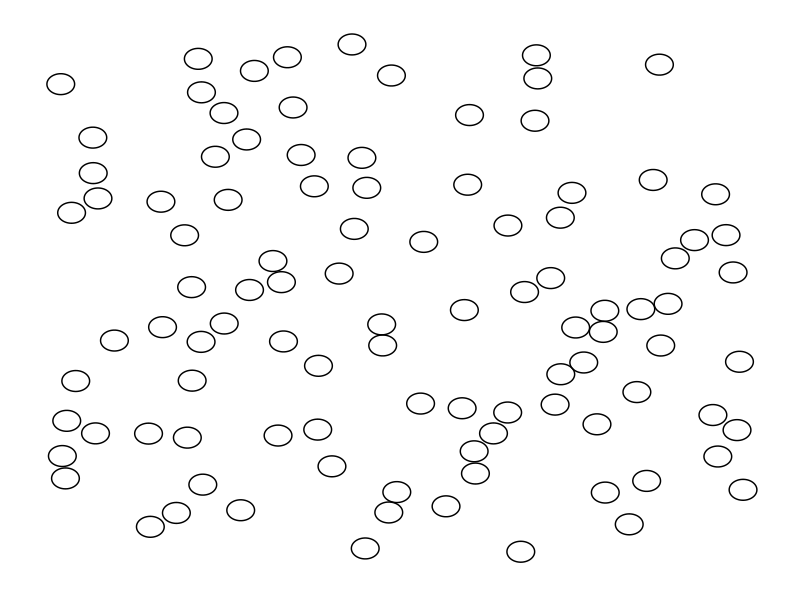
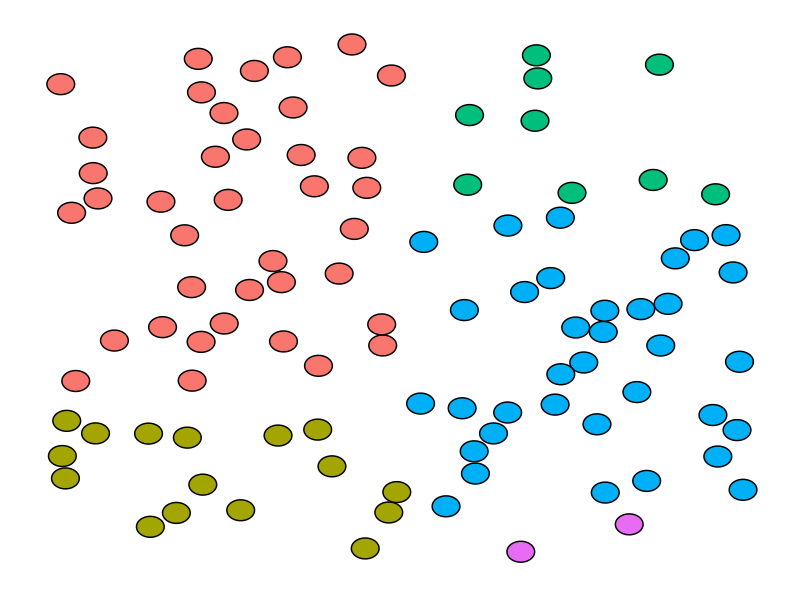
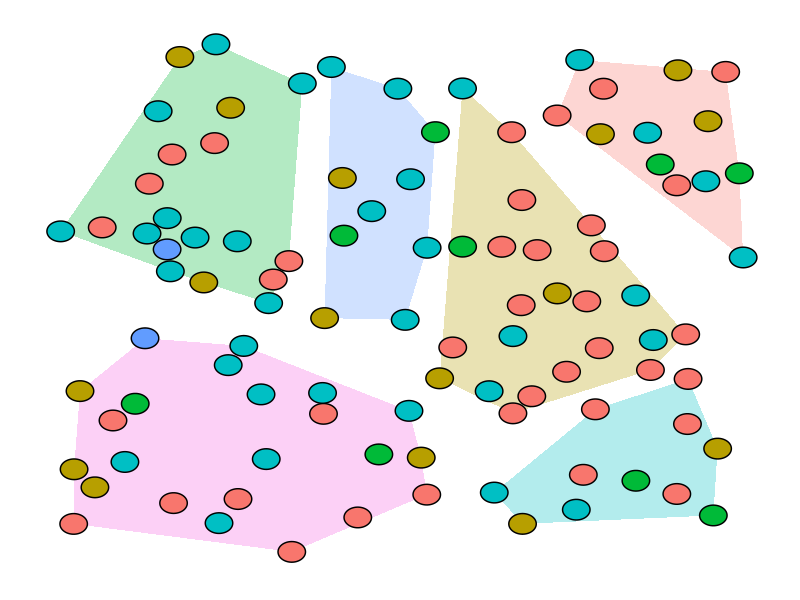
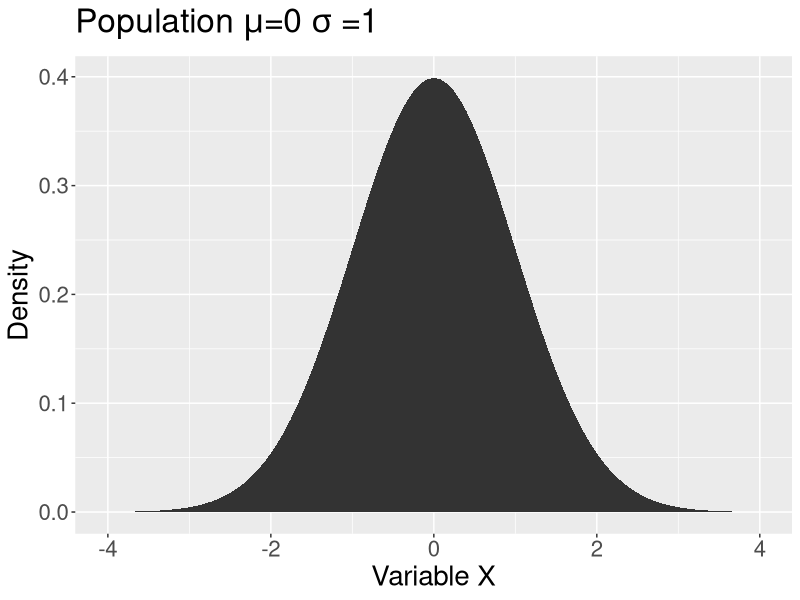
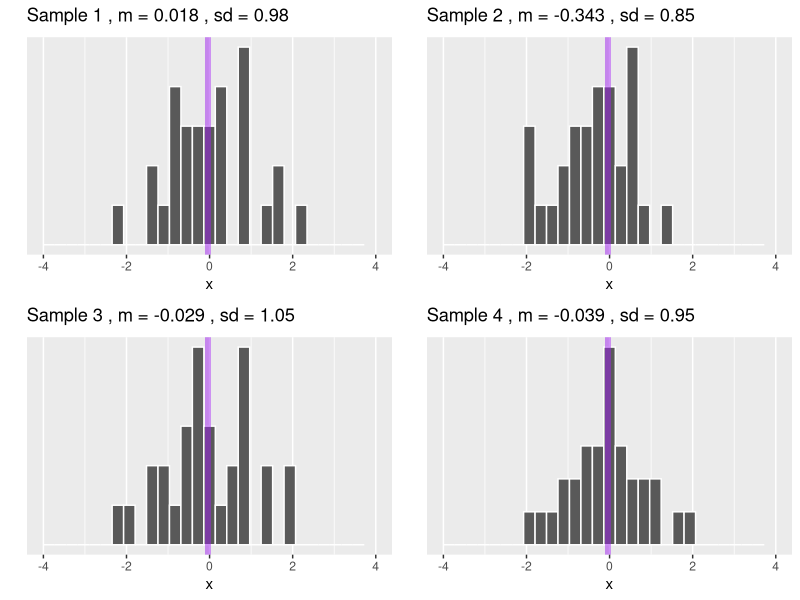
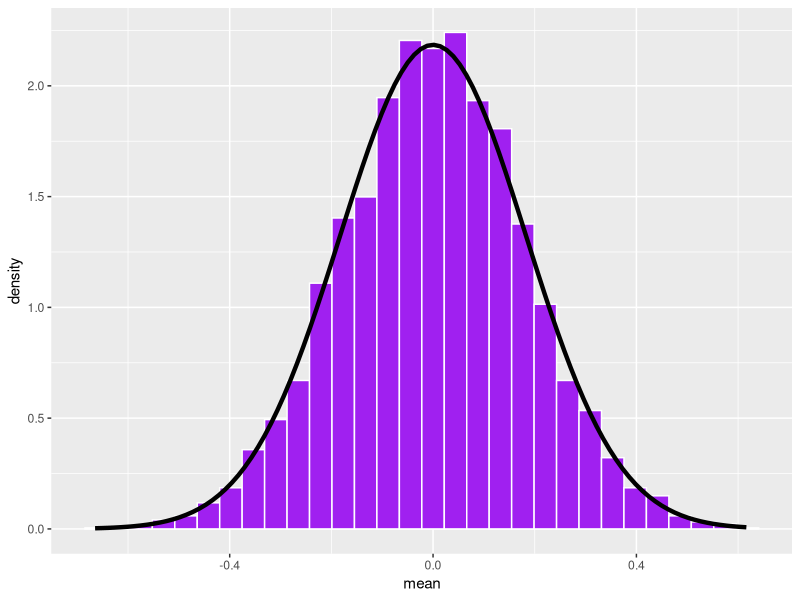
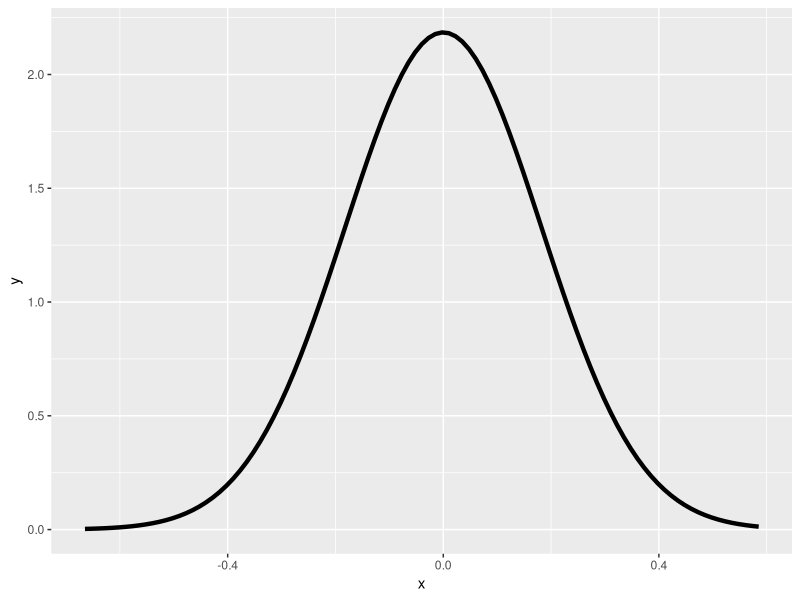
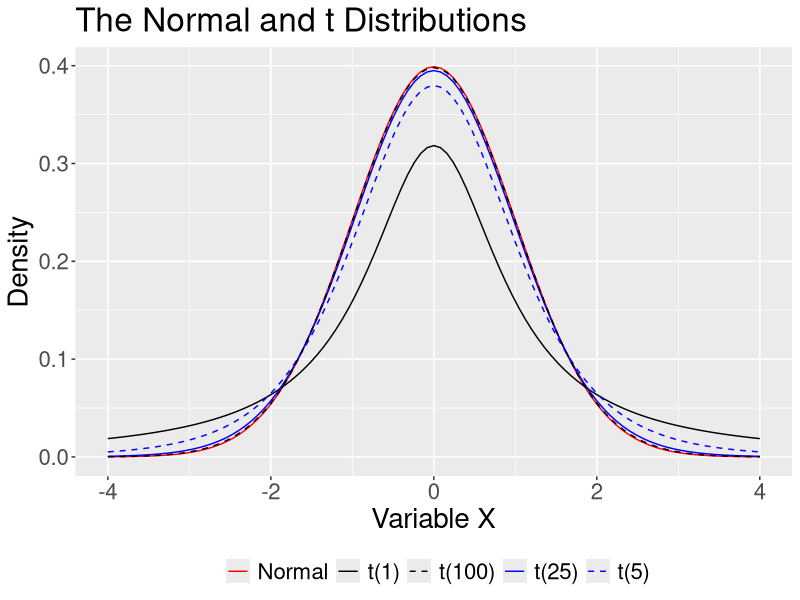

Generate these figures, in order, with R:
## ---- chunk 1
library(tidyverse) #plotting
library(ggforce) # for plotting circles

set.seed(102919)

n = 100 # how many circles
r = .02 # radius of circles
x = rep(0, n) # vectors to hold coordinates of the centers of circles
y = rep(0, n)

x[1] = runif(1) #random x for the first circle
y[1] = runif(1) # random y for the first circle

for(i in 2:n){ # for the rest of the circles
  overlap = 1 #set overlap to something that has a length greater than 0 (lots of stuff will work here)
  while(length(overlap > 0)){ # so long as overlap remains an object with nonzero length
    new.x = runif(1) # get a random x
    new.y = runif(1) # get a random y
    distance = sqrt((x[1:i-1] - new.x)^2 + (y[1:i-1] - new.y)^2) # calculate euclidean distance from all the points estimated before this one
    overlap = which(distance <= r*2) # how many of these circles have centers that are less than twice the length of the radius away from another center (i.e, how many existing circles will this one overlap with)
  }
  #once the number of overlaps is 0
  x[i] = new.x  # assign value of x to vector
  y[i] = new.y  # assign value of y to vector
}

#dataframe
circles = data.frame(x = x, y = y, r = r)
## ---- chunk 2
circles %>%
  ggplot() +
  geom_circle(aes(x0 = x, y0 = y, r = r)) +
  theme_no_axes() + theme(panel.border = element_blank())
## ---- chunk 3
color_circles  = circles %>%
  mutate(color = case_when(
    x < .5  & y > .3 ~ "1",
    x < .5 & y <= .3 ~ "2",
    x >= .5 & y > .7 ~ "3",
    x >= .5 & y <= .7 & y > .1 ~ "4",
    x >= .5 & y <= .1 ~ "5"))

tab_color = table(color_circles$color)
## ---- chunk 4
color_circles %>%
  ggplot() +
  geom_circle(aes(x0 = x, y0 = y, r = r, fill = color)) +
  guides(fill = FALSE) +
  theme_no_axes() + theme(panel.border = element_blank())
## ---- chunk 5
set.seed(1029191)

n = 100 # how many circles
r = .02 # radius of circles
x = rep(0, n) # vectors to hold coordinates of the centers of circles
y = rep(0, n)

x[1] = runif(1) #random x for the first circle
y[1] = runif(1) # random y for the first circle

for(i in 2:n){ # for the rest of the circles
  overlap = 1 #set overlap to something that has a length greater than 0 (lots of stuff will work here)
  while(length(overlap > 0)){ # so long as overlap remains an object with nonzero length
    new.x = runif(1) # get a random x
    new.y = runif(1) # get a random y
    distance = sqrt((x[1:i-1] - new.x)^2 + (y[1:i-1] - new.y)^2) # calculate euclidean distance from all the points estimated before this one
    overlap = which(distance <= r*2) # how many of these circles have centers that are less than twice the length of the radius away from another center (i.e, how many existing circles will this one overlap with)
  }
  #once the number of overlaps is 0
  x[i] = new.x  # assign value of x to vector
  y[i] = new.y  # assign value of y to vector
}

#dataframe
new_circles = data.frame(x = x, y = y, r = r)
new_circles$color = c(rep("1", tab_color["1"]),
                     rep("2", tab_color["2"]),
                     rep("3", tab_color["3"]),
                     rep("4", tab_color["4"]),
                     rep("5", tab_color["5"]))

#create random clusters
clust.x = runif(n = 6)
clust.y = runif(n = 6)

#use distance from clusters to find closest cluster
closest.cluster = function(x, y){
  dist = sqrt((x-clust.x)^2 + (y-clust.y)^2)
  cluster = which(dist == min(dist)) 
  return(cluster)
}

new_circles = new_circles %>%
  mutate(cluster = map2_chr(x,y, closest.cluster)) 

hulls = new_circles %>%
  group_by(cluster) %>%
  nest() %>%
  mutate(hull = map(data, chull)) %>%
  mutate(data = map2(data, hull, function(x,y) x[y,])) %>%
  select(-hull) %>%
  unnest()

new_circles %>%
  ggplot() +
  geom_polygon(aes(x = x, y = y, fill = cluster), data = hulls, alpha = .3)+
  geom_circle(aes(x0 = x, y0 = y, r = r, fill = color)) +
  guides(fill = FALSE) +
  theme_no_axes() + theme(panel.border = element_blank())

## ---- chunk 6
ggplot(data.frame(x = seq(-4, 4)), aes(x)) +
  stat_function(fun = function(x) dnorm(x), geom = "area") +
  scale_x_continuous("Variable X") +
  scale_y_continuous("Density") +
  labs(title = expression(Population~mu*"=0"~sigma~"=1"))+
  theme(text = element_text(size = 20))

## ---- chunk 7
library(ggpubr) #for multiple plots
sample_size = 30
set.seed(101919)
for(i in 1:4){
  sample = rnorm(n = sample_size)
  m = round(mean(sample),3)
  s = round(sd(sample),2)
  p = data.frame(x = sample) %>%
    ggplot(aes(x = x)) +
    geom_histogram(color = "white") +
    geom_vline(aes(xintercept = m), color = "purple", size = 2, alpha = .5)+
    scale_x_continuous(limits = c(-4,4)) +
    scale_y_continuous("", breaks = NULL) +
    labs(title = as.expression(bquote("Sample"~.(i)~", m ="~.(m)~", sd ="~.(s))))
  assign(paste0("p",i), p)
}

ggarrange(p1,p2,p3,p4, ncol =2, nrow = 2)
## ---- chunk 8
reps = 5000
means = rep(0, reps)
se = 1/sqrt(sample_size)
set.seed(101919)
for(i in 1:reps){
  means[i] = mean(rnorm(n = sample_size))
}
data.frame(mean = means) %>%
  ggplot(aes(x = mean)) + 
  geom_histogram(aes(y = ..density..), 
                 fill = "purple", 
                 color = "white") +  
  stat_function(fun = function(x) dnorm(x, mean = 0, sd = se), inherit.aes = F, size = 1.5) 
## ---- chunk 9

## ---- chunk 10
ggplot(data.frame(x = seq(min(means), max(means), by = .05)), aes(x)) +
  stat_function(fun = function(x) dnorm(x, mean = 0, sd = se), size = 1.5) 
## ---- chunk 11
ggplot(data.frame(x = seq(-4, 4)), aes(x)) +
  stat_function(fun = function(x) dnorm(x), 
                aes(color = "Normal", linetype = "Normal")) +
  stat_function(fun = function(x) dt(x, df = 1), 
                aes(color = "t(1)", linetype = "t(1)")) +
  stat_function(fun = function(x) dt(x, df = 5), 
                aes(color = "t(5)", linetype = "t(5)")) +
  stat_function(fun = function(x) dt(x, df = 25), 
                aes(color = "t(25)", linetype = "t(25)")) +
  stat_function(fun = function(x) dt(x, df = 100), 
                aes(color = "t(100)", linetype = "t(100)")) + 
  scale_x_continuous("Variable X") +
  scale_y_continuous("Density") +
  scale_color_manual("", 
                     values = c("red", "black", "black", "blue", "blue")) +
  scale_linetype_manual("", 
                        values = c("solid", "solid", "dashed", "solid", "dashed")) +
  ggtitle("The Normal and t Distributions") +
  theme(text = element_text(size=20),legend.position = "bottom")
## ---- chunk 12
reps = 5000

sizes = seq(5,200,5)

prop = rep(0, length(sizes))
prop_sig  = rep(0, length(sizes))

set.seed(101919)

for(n in 1:length(sizes)){
  sample_size = sizes[n]
  correct = vector(length = reps)
  correct_sig = vector(length = reps)
  for(i in 1:reps){
    sample = rnorm(sample_size)
    m = mean(sample)
    s = sd(sample)
    sm = s/sqrt(sample_size)
    lb = m-(1.96*sm)
    ub = m+(1.96*sm)
    missed = lb > 0 | ub < 0
  correct[i] = !missed
  
    sigma = 1
    sm_sig = sigma/sqrt(sample_size)
    lb_sig = m-(1.96*sm_sig)
    ub_sig = m+(1.96*sm_sig)
    missed_sig = lb_sig > 0 | ub_sig < 0
  correct_sig[i] = !missed_sig
  }
  prop[n] = sum(correct)/reps
  prop_sig[n] = sum(correct_sig)/reps

}

data.frame(n = sizes, p = prop, ps = prop_sig) %>%
  gather("estimate", "value", -n) %>%
  mutate(estimate = ifelse(estimate == "p", "Estimate of sigma", "Sigma")) %>%
  ggplot(aes(x = n, y = value, color = estimate)) +
  geom_smooth( se = F) +
  geom_hline(aes(yintercept = .95), color = "black") +
  scale_color_discrete("How do you calculate SEM?") +
  labs(x = "Sample size", y = "Proportion of CIs that contain the population mean") +
  theme(text = element_text(size = 18), legend.position = "bottom")

## ---- chunk 13
M = 90
SD = 8
N = 100

sem = SD/sqrt(N)

ci_lb_z = M - sem * qnorm(p = .975)
ci_ub_z = M + sem * qnorm(p = .975)
print(c(ci_lb_z, ci_ub_z))


ci_lb_z = M - sem * qt(p = .975, df = N-1)
ci_ub_z = M + sem * qt(p = .975, df = N-1)
print(c(ci_lb_z, ci_ub_z))
## ---- chunk 14
M = 83.4
SD = 10.6
N = 26

sem = SD/sqrt(N)

ci_lb_z = M - sem * qnorm(p = .975)
ci_ub_z = M + sem * qnorm(p = .975)
print(c(ci_lb_z, ci_ub_z))


ci_lb_z = M - sem * qt(p = .975, df = N-1)
ci_ub_z = M + sem * qt(p = .975, df = N-1)
print(c(ci_lb_z, ci_ub_z))
